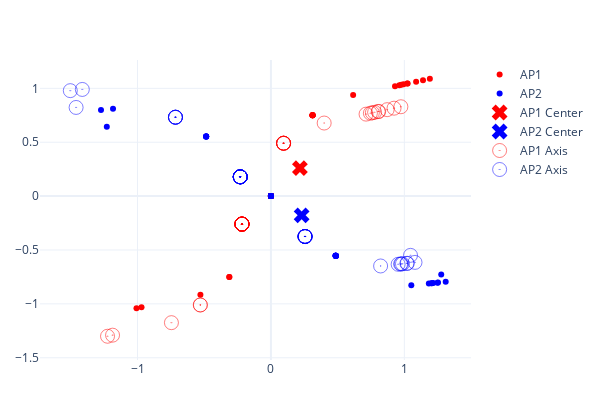

Notebook source saved alongside this figure:
### Code cell
fig = go.Figure()
fig.add_trace(go.Scatter(x=all_anchor_points[0,:,0], y=all_anchor_points[0,:,1], mode='markers', name='AP1',marker=dict(color='red',)))
fig.add_trace(go.Scatter(x=all_anchor_points[1,:,0], y=all_anchor_points[1,:,1], mode='markers', name='AP2',marker=dict(color='blue',)))
fig.add_trace(go.Scatter(x=[s_0[0,0]], y=[s_0[0,1]], mode='markers', name='AP1 Center',
            marker=dict(size=14, color='red', symbol='x')))
fig.add_trace(go.Scatter(x=[s_0[1,0]], y=[s_0[1,1]], mode='markers', name='AP2 Center',
            marker=dict(size=14, color='blue', symbol='x')))
fig.add_trace(go.Scatter(x=s_1k[0,:,0], y=s_1k[0,:,1], mode='markers', name='AP1 Axis',
            marker=dict(size=14, color='red', opacity=0.5, symbol='circle-open-dot')))
fig.add_trace(go.Scatter(x=s_1k[1,:,0], y=s_1k[1,:,1], mode='markers', name='AP2 Axis',
            marker=dict(size=14, color='blue', opacity=0.5, symbol='circle-open-dot')))
fig.update_layout(
    height=400, 
    width=600,
    template="plotly_white",
    margin=dict(l=40, r=40, b=40, t=60),
)
fig.show()

### Figure 1 — Plotly figure (JSON) as saved in the notebook; plotly's stock layout.template omitted (floating-point values rounded to 4 significant figures)
{"data": [{"marker": {"color": "red"}, "mode": "markers", "name": "AP1", "type": "scatter", "x": [1.191, 0.0, 0.3119, 0.0, 0.3119, -0.3119, 0.0, 0.0, 0.0, 0.3119, 0.0, 0.9625, 0.6162, 0.3119, 0.9942, 0.0, 1.088, 0.9302, 0.0, 0.0, 0.0, -0.5286, 1.024, 1.021, -0.3119, 0.9774, 0.0, 0.3119, 0.0, 1.14, 0.0, 0.0, 0.0, 0.0, -1.008, 0.0, 0.0, -0.97, 0.3119, 0.0], "y": [1.089, 0.0, 0.7504, 0.0, 0.7504, -0.7504, 0.0, 0.0, 0.0, 0.7504, 0.0, 1.029, 0.9378, 0.7504, 1.037, 0.0, 1.062, 1.02, 0.0, 0.0, 0.0, -0.9148, 1.045, 1.044, -0.7504, 1.033, 0.0, 0.7504, 0.0, 1.076, 0.0, 0.0, 0.0, 0.0, -1.041, 0.0, 0.0, -1.031, 0.7504, 0.0]}, {"marker": {"color": "blue"}, "mode": "markers", "name": "AP2", "type": "scatter", "x": [1.202, -0.4854, 0.0, 0.4854, 0.0, 0.0, 0.4854, 0.0, -0.4854, 0.0, 0.0, 1.052, 1.184, 0.0, 1.31, 0.0, 1.216, 0.4882, -0.4854, 0.4854, 0.4854, -1.184, 1.249, 1.252, 0.0, 1.276, 0.0, 0.0, -0.4854, 1.207, 0.0, -0.4854, 0.4854, 0.0, -1.274, 0.4854, 0.4854, -1.23, 0.0, 0.4854], "y": [-0.8087, 0.5533, 0.0, -0.5533, 0.0, 0.0, -0.5533, 0.0, 0.5533, 0.0, 0.0, -0.8271, -0.8114, 0.0, -0.7938, 0.0, -0.807, -0.5547, 0.5533, -0.5533, -0.5533, 0.8111, -0.803, -0.8026, 0.0, -0.7284, 0.0, 0.0, 0.5533, -0.8081, 0.0, 0.5533, -0.5533, 0.0, 0.7999, -0.5533, -0.5533, 0.6439, 0.0, -0.5533]}, {"marker": {"color": "red", "size": 14, "symbol": "x"}, "mode": "markers", "name": "AP1 Center", "type": "scatter", "x": [0.2172], "y": [0.2597]}, {"marker": {"color": "blue", "size": 14, "symbol": "x"}, "mode": "markers", "name": "AP2 Center", "type": "scatter", "x": [0.2301], "y": [-0.1787]}, {"marker": {"color": "red", "opacity": 0.5, "size": 14, "symbol": "circle-open-dot"}, "mode": "markers", "name": "AP1 Axis", "type": "scatter", "x": [0.974, -0.2172, 0.09475, -0.2172, 0.09475, -0.5291, -0.2172, -0.2172, -0.2172, 0.09475, -0.2172, 0.7453, 0.399, 0.09475, 0.777, -0.2172, 0.871, 0.713, -0.2172, -0.2172, -0.2172, -0.7458, 0.8072, 0.8043, -0.5291, 0.7602, -0.2172, 0.09475, -0.2172, 0.9227, -0.2172, -0.2172, -0.2172, -0.2172, -1.225, -0.2172, -0.2172, -1.187, 0.09475, -0.2172], "y": [0.8293, -0.2597, 0.4907, -0.2597, 0.4907, -1.01, -0.2597, -0.2597, -0.2597, 0.4907, -0.2597, 0.7692, 0.6781, 0.4907, 0.7775, -0.2597, 0.8022, 0.7607, -0.2597, -0.2597, -0.2597, -1.174, 0.7855, 0.7847, -1.01, 0.7731, -0.2597, 0.4907, -0.2597, 0.8158, -0.2597, -0.2597, -0.2597, -0.2597, -1.3, -0.2597, -0.2597, -1.291, 0.4907, -0.2597]}, {"marker": {"color": "blue", "opacity": 0.5, "size": 14, "symbol": "circle-open-dot"}, "mode": "markers", "name": "AP2 Axis", "type": "scatter", "x": [0.9719, -0.7155, -0.2301, 0.2553, -0.2301, -0.2301, 0.2553, -0.2301, -0.7155, -0.2301, -0.2301, 0.8221, 0.9534, -0.2301, 1.08, -0.2301, 0.9859, 0.258, -0.7155, 0.2553, 0.2553, -1.414, 1.019, 1.022, -0.2301, 1.046, -0.2301, -0.2301, -0.7155, 0.9768, -0.2301, -0.7155, 0.2553, -0.2301, -1.504, 0.2553, 0.2553, -1.46, -0.2301, 0.2553], "y": [-0.63, 0.7321, 0.1787, -0.3746, 0.1787, 0.1787, -0.3746, 0.1787, 0.7321, 0.1787, 0.1787, -0.6484, -0.6326, 0.1787, -0.6151, 0.1787, -0.6283, -0.376, 0.7321, -0.3746, -0.3746, 0.9899, -0.6242, -0.6238, 0.1787, -0.5496, 0.1787, 0.1787, 0.7321, -0.6294, 0.1787, 0.7321, -0.3746, 0.1787, 0.9787, -0.3746, -0.3746, 0.8227, 0.1787, -0.3746]}], "layout": {"height": 400, "margin": {"b": 40, "l": 40, "r": 40, "t": 60}, "width": 600}}
